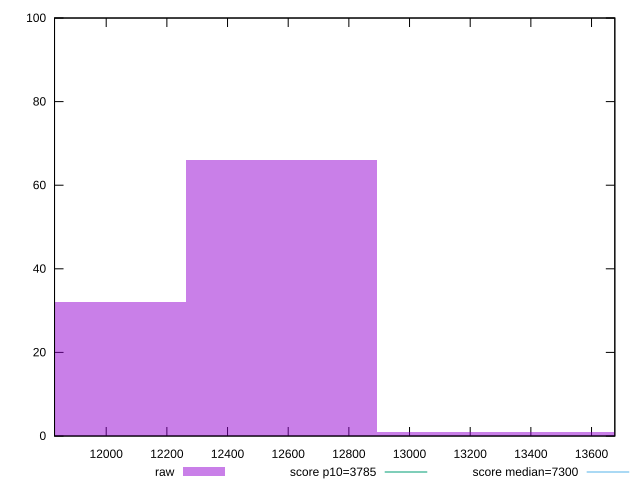

The script that saved this image:
reset

$raw <<EOF
13835.596152316906 1
12577.81468392446 66
11948.923949728236 32
13206.705418120682 1
EOF

set key outside below
set boxwidth 628.890734196223
set xrange [11829.657500000003:13676.785999999998]
set yrange [0:100]
set trange [0:100]
set style fill transparent solid 0.5 noborder

set parametric
set terminal svg size 640, 490 enhanced background rgb 'white'
set output "reports/report_00030_2021-02-24T20-42-31.540Z/interactive/samples/music/raw/histogram.svg"

plot $raw title "raw" with boxes, \
     3785,t title "score p10=3785", \
     7300,t title "score median=7300"

reset
